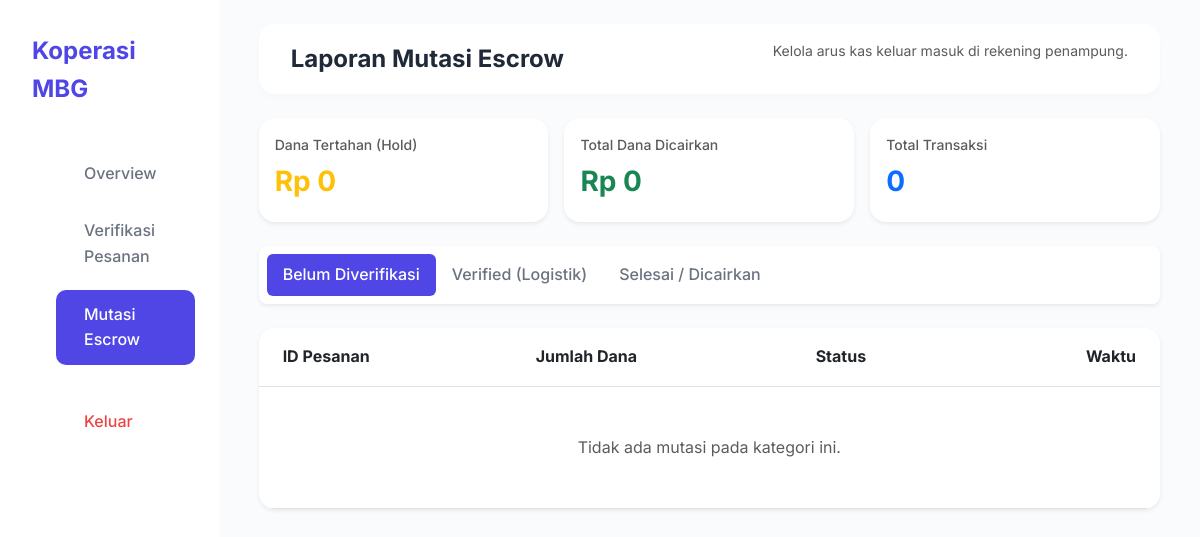
Before: /mutasi_escrow.php (signed in) with the older database file.
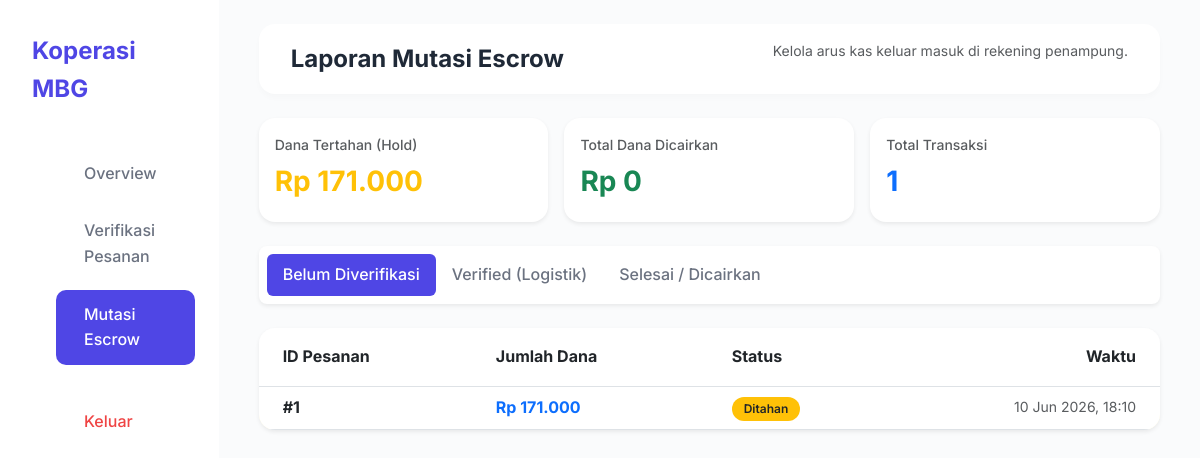
After: the same page with the newer database file.
### tables this page shows
CREATE TABLE `escrow` (
  `id_escrow` int(11) NOT NULL,
  `id_pesanan` int(11) DEFAULT NULL,
  `jumlah_dana` int(11) DEFAULT NULL,
  `status` enum('Ditahan','Dicairkan','Dikembalikan') DEFAULT NULL,
  `created_at` timestamp NOT NULL DEFAULT current_timestamp()
);

### mutasi_escrow.php (the view, shortened to what the changed rows need)
<?php
require_once 'config/koneksi.php';
$stmt_metrics = $db->query("SELECT
    SUM(CASE WHEN status = 'Ditahan' THEN jumlah_dana ELSE 0 END) as total_hold,
    SUM(CASE WHEN status = 'Dicairkan' THEN jumlah_dana ELSE 0 END) as total_cair,
    COUNT(*) as total_transaksi
    FROM escrow");
$metrics_escrow = $stmt_metrics->fetch();
$tab = $_GET['tab'] ?? 'Awaiting';
$stmt = $db->prepare("SELECT e.*, p.status_logistik FROM escrow e
                      JOIN pesanan p ON e.id_pesanan = p.id_pesanan
                      WHERE (CASE WHEN ? = 'Awaiting' THEN p.status_logistik = 'Pending'
                                  WHEN ? = 'Verified' THEN p.status_logistik = 'Verified'
                                  ELSE e.status = 'Dicairkan' END) ORDER BY e.created_at DESC");
$stmt->execute([$tab, $tab]);
$mutasi = $stmt->fetchAll();
?>
<!DOCTYPE html>
<html lang="id">
<head>
    <link href="https://cdn.jsdelivr.net/npm/bootstrap@5.3.0/dist/css/bootstrap.min.css" rel="stylesheet">
    <link rel="stylesheet" href="assets/css/style.css">
</head>
<body class="bg-light">
<div class="dashboard-container">
    <main class="main-content container-fluid py-4">
        <header class="top-header mb-4">
            <h2 class="h4 fw-bold mb-0">Laporan Mutasi Escrow</h2>
        </header>
        <div class="row g-3 mb-4">
            <div class="col-md-4">
                <div class="stat-card p-3 border-0 shadow-sm bg-white rounded-4">
                    <div class="stat-title text-muted small">Dana Tertahan (Hold)</div>
                    <div class="stat-value h4 fw-bold text-warning">Rp <?= number_format($metrics_escrow['total_hold'], 0, ',', '.') ?></div>
                </div>
            </div>
            <div class="col-md-4">
                <div class="stat-card p-3 border-0 shadow-sm bg-white rounded-4">
                    <div class="stat-title text-muted small">Total Transaksi</div>
                    <div class="stat-value h4 fw-bold text-primary"><?= $metrics_escrow['total_transaksi'] ?></div>
                </div>
            </div>
        </div>
        <div class="card border-0 shadow-sm rounded-4 overflow-hidden">
            <div class="table-responsive">
                <table class="table table-hover mb-0 align-middle">
                    <thead class="bg-light">
                        <tr>
                            <th class="px-4 py-3">ID Pesanan</th>
                            <th class="px-4 py-3">Jumlah Dana</th>
                            <th class="px-4 py-3">Status</th>
                            <th class="px-4 py-3 text-end">Waktu</th>
                        </tr>
                    </thead>
                    <tbody>
                        <?php if (count($mutasi) > 0): ?>
                            <?php foreach($mutasi as $row):
                                $rowClass = ($row['status'] == 'Dicairkan') ? 'table-cair' : 'table-hold';
                            ?>
                            <tr class="<?= $rowClass ?>">
                                <td class="px-4 fw-bold">#<?= $row['id_pesanan'] ?></td>
                                <td class="px-4 fw-bold text-primary">Rp <?= number_format($row['jumlah_dana'], 0, ',', '.') ?></td>
                                <td class="px-4">
                                    <span class="badge badge-pill <?= $row['status'] == 'Dicairkan' ? 'bg-success' : 'bg-warning text-dark' ?>">
                                        <?= $row['status'] ?>
                                    </span>
                                </td>
                                <td class="px-4 text-end text-muted small"><?= date('d M Y, H:i', strtotime($row['created_at'])) ?></td>
                            </tr>
                            <?php endforeach; ?>
                        <?php else: ?>
                            <tr><td colspan="4" class="text-center py-5 text-muted">Tidak ada mutasi pada kategori ini.</td></tr>
                        <?php endif; ?>
                    </tbody>
                </table>
            </div>
        </div>
    </main>
</div>
</body>
</html>

Changed rows visible on the page:
added escrow: id_pesanan "1", jumlah_dana "171.000", status "Ditahan", created_at "10 Jun 2026, 18:10"
Other visible differences:
$metrics_escrow['total_hold']: "0" → "171.000"
$metrics_escrow['total_transaksi']: "0" → "1"
text no longer shown: "Tidak ada mutasi pada kategori ini."
